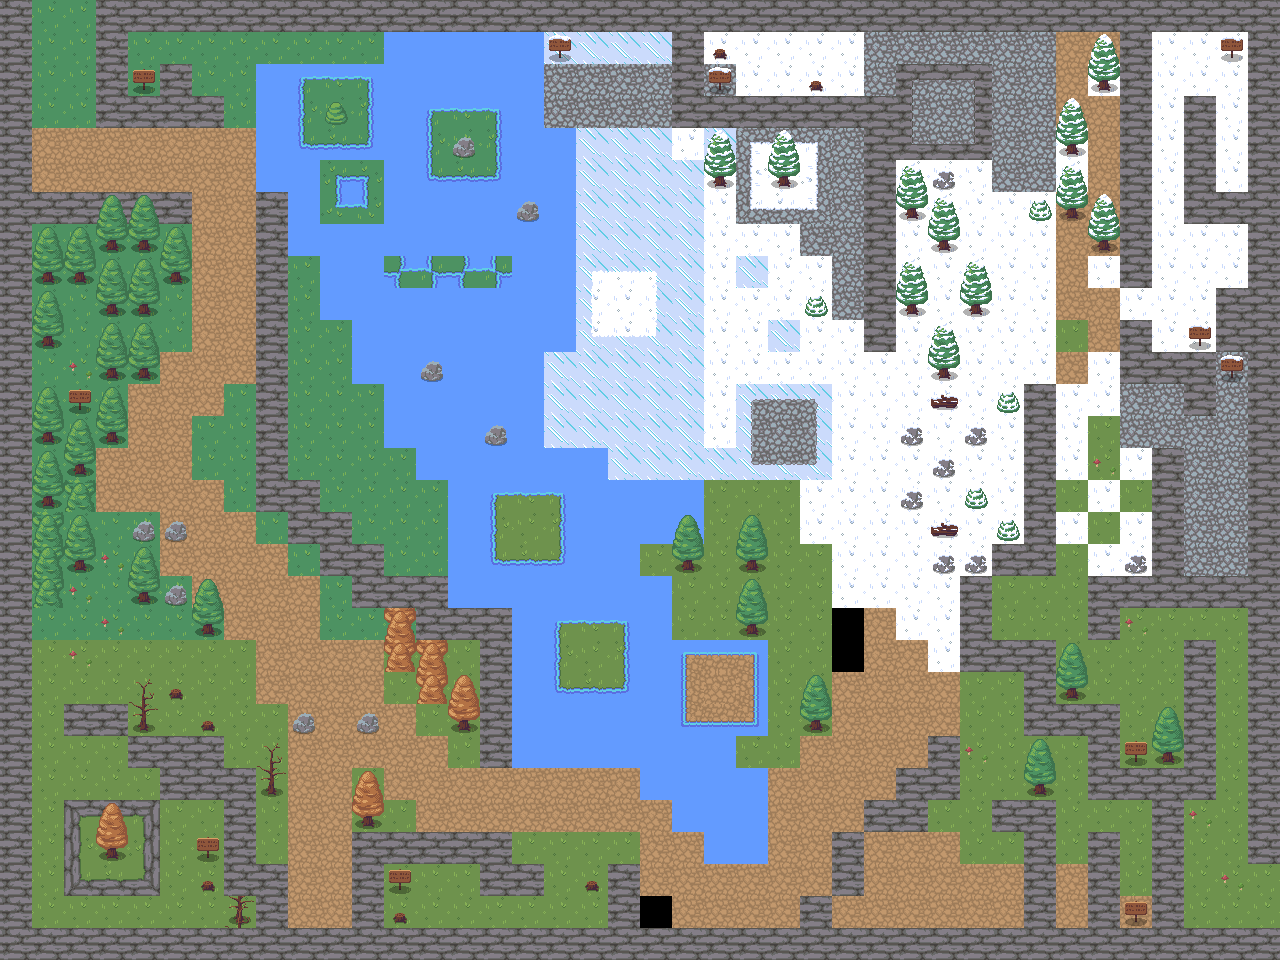

Below is a game level as drawn by its tile map, then a one-line description and the .tmx that defines it (tile-layer data replaced by summaries):
An orthogonal 40x30 tile map with 32x32 px tiles, 3 tile layers (Camada de Tiles 1, Camada de Tiles 2, Camada de Tiles 3), 3 tilesets.

<map version="1.8" tiledversion="1.8.4" orientation="orthogonal" renderorder="right-down" width="40" height="30" tilewidth="32" tileheight="32" infinite="0" nextlayerid="8" nextobjectid="1">
 <tileset firstgid="1" source="RPG Nature Tileset.tsx" />
 <tileset firstgid="181" source="IceTileset.tsx" />
 <tileset firstgid="361" source="RPG Nature Tileset Autumn.tsx" />
 <layer id="1" name="Camada de Tiles 1" width="40" height="30" locked="1">
  <data>[1200 cells, 1197 non-empty, 88 distinct tile ids]</data>
 </layer>
 <layer id="6" name="Camada de Tiles 2" width="40" height="30" locked="1">
  <data>[1200 cells, 131 non-empty, 18 distinct tile ids]</data>
 </layer>
 <layer id="7" name="Camada de Tiles 3" width="40" height="30">
  <data>[1200 cells, 11 non-empty, 2 distinct tile ids]</data>
 </layer>
</map>
